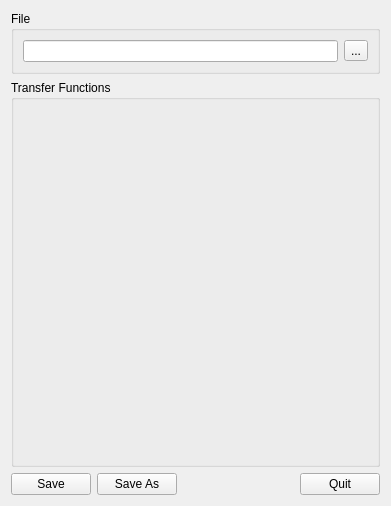
<?xml version="1.0" encoding="UTF-8"?>
<ui version="4.0">
 <class>GvQTransferFunctionEditor</class>
 <widget class="QWidget" name="GvQTransferFunctionEditor">
  <property name="geometry">
   <rect>
    <x>0</x>
    <y>0</y>
    <width>391</width>
    <height>506</height>
   </rect>
  </property>
  <property name="windowTitle">
   <string>Transfer Function Editor</string>
  </property>
  <layout class="QGridLayout" name="gridLayout">
   <item row="0" column="0" colspan="4">
    <widget class="QGroupBox" name="groupBox_2">
     <property name="sizePolicy">
      <sizepolicy hsizetype="Preferred" vsizetype="Fixed">
       <horstretch>0</horstretch>
       <verstretch>0</verstretch>
      </sizepolicy>
     </property>
     <property name="title">
      <string>File</string>
     </property>
     <layout class="QHBoxLayout" name="horizontalLayout">
      <item>
       <widget class="QLineEdit" name="_filenameLineEdit"/>
      </item>
      <item>
       <widget class="QToolButton" name="_loadToolButton">
        <property name="toolTip">
         <string>Open a Qtfe transfer function's file.</string>
        </property>
        <property name="text">
         <string>...</string>
        </property>
       </widget>
      </item>
     </layout>
    </widget>
   </item>
   <item row="1" column="0" colspan="4">
    <widget class="QGroupBox" name="_transferFunctionGroupBox">
     <property name="title">
      <string>Transfer Functions</string>
     </property>
    </widget>
   </item>
   <item row="2" column="0">
    <widget class="QPushButton" name="_savePushButton">
     <property name="text">
      <string>Save</string>
     </property>
    </widget>
   </item>
   <item row="2" column="1">
    <widget class="QPushButton" name="_saveAsPushButton">
     <property name="text">
      <string>Save As</string>
     </property>
    </widget>
   </item>
   <item row="2" column="2">
    <spacer name="horizontalSpacer">
     <property name="orientation">
      <enum>Qt::Horizontal</enum>
     </property>
     <property name="sizeHint" stdset="0">
      <size>
       <width>127</width>
       <height>20</height>
      </size>
     </property>
    </spacer>
   </item>
   <item row="2" column="3">
    <widget class="QPushButton" name="_quitPushButton">
     <property name="text">
      <string>Quit</string>
     </property>
    </widget>
   </item>
  </layout>
 </widget>
 <resources/>
 <connections/>
</ui>
